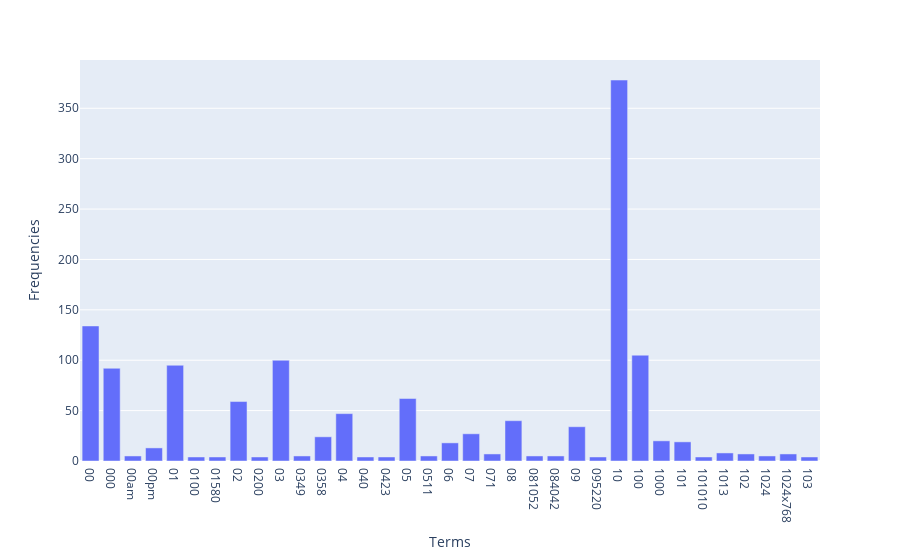

The code cell stored with this chart in its notebook:
### Code cell
fig = px.bar(df, x = 'terms', y = 'frequencies')
fig.update_layout(
    xaxis_title="Terms",
    yaxis_title="Frequencies"
)
fig.show()

### Figure 1 — Plotly figure (JSON) as saved in the notebook; plotly's stock layout.template omitted (floating-point values rounded to 4 significant figures)
{"data": [{"alignmentgroup": "True", "hovertemplate": "terms=%{x}<br>frequencies=%{y}<extra></extra>", "legendgroup": "", "marker": {"color": "#636efa", "pattern": {"shape": ""}}, "name": "", "offsetgroup": "", "orientation": "v", "showlegend": false, "textposition": "auto", "type": "bar", "x": ["00", "000", "00am", "00pm", "01", "0100", "01580", "02", "0200", "03", "0349", "0358", "04", "040", "0423", "05", "0511", "06", "07", "071", "08", "081052", "084042", "09", "095220", "10", "100", "1000", "101", "101010", "1013", "102", "1024", "1024x768", "103"], "xaxis": "x", "y": [134, 92, 5, 13, 95, 4, 4, 59, 4, 100, 5, 24, 47, 4, 4, 62, 5, 18, 27, 7, 40, 5, 5, 34, 4, 378, 105, 20, 19, 4, 8, 7, 5, 7, 4], "yaxis": "y"}], "layout": {"barmode": "relative", "legend": {"tracegroupgap": 0}, "margin": {"t": 60}, "xaxis": {"anchor": "y", "domain": [0, 1], "title": {"text": "Terms"}}, "yaxis": {"anchor": "x", "domain": [0, 1], "title": {"text": "Frequencies"}}}}
